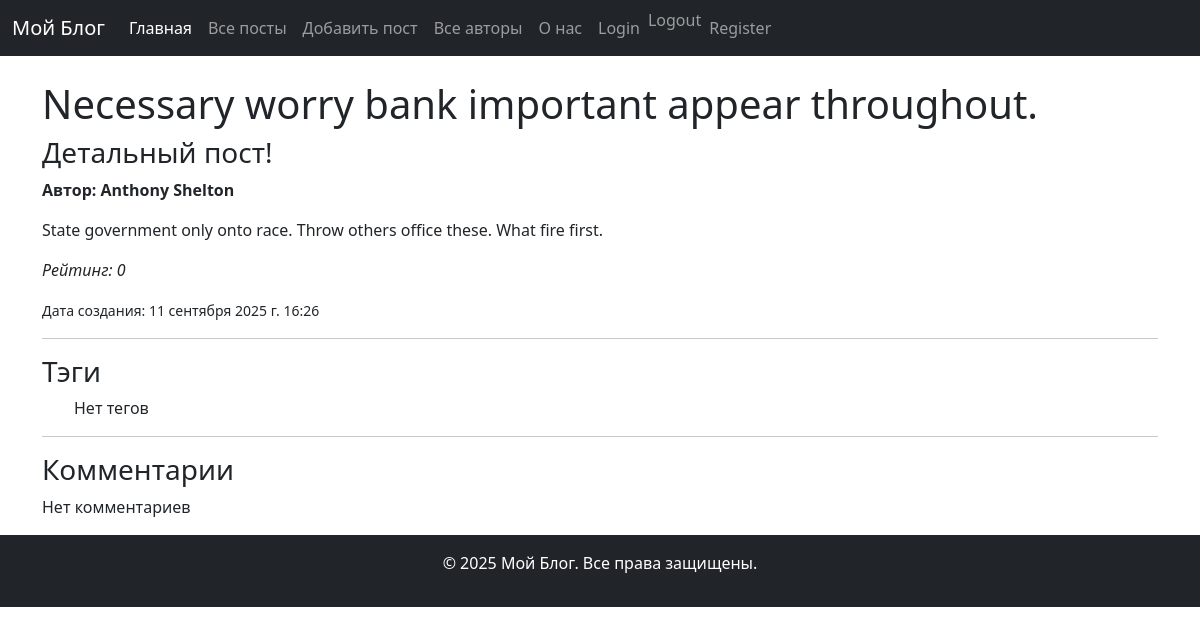
The app's page /posts/1/ with its own data.
### blog_app/models.py (models this page shows, shortened)
class Post(models.Model):
    title = models.CharField(max_length=100)
    content = models.TextField()
    created_at = models.DateTimeField(auto_now_add=True)
    author = models.ForeignKey('Author', on_delete=models.CASCADE, related_name='posts')
    rating = models.IntegerField(default=0)
    tags = models.ManyToManyField('Tag', related_name='posts')

class Author(models.Model):
    name = models.CharField(max_length=100)

### blog_app/views.py (the view)
# urls.py: path('posts/<int:pk>/', PostDetailView.as_view(), name='post_detail'),
class PostDetailView(DetailView):
    model = Post
    template_name = 'blog_app/post_detail.html'
    context_object_name = 'post'
    def get_context_data(self, **kwargs):
        context = super().get_context_data(**kwargs)
        context['description'] = 'Детальный пост!'
        return context

### blog_app/templates/blog_app/post_detail.html (shortened to what this page needs)
{% extends 'blog_app/base.html' %}
{% block content %}
    <h1>{{ post.title }}</h1>
    <h3>{{ description }}</h3>
    <p><b>Автор: {{ post.author.name }}</b></p>
    <p>{{ post.content }}</p>
    <p><i> Рейтинг: {{ post.rating }} </i></p>
    <small>Дата создания: {{ post.created_at }} </small>
    <hr>
    <h3>Тэги</h3>
    <ul>
        {% for tag in tags %}
            <li class="badge bg-primary text-white"> {{ tag.name}} </li>
        {% empty %}
            <p>Нет тегов</p>
        {% endfor %}
    </ul>
    <hr>
    <h3>Комментарии</h3>
    <ul class="list-group">
        {% for comment in comments %}
            <li class="list-group-item">
                <p><b> {{ comment.author.name}}</b></p>
                <p> {{ comment.text}}</p>
                <small><i> {{ comment.created_at}}</i></small>
            </li>
        {% empty %}
            <p>Нет комментариев</p>
        {% endfor %}
    </ul>
{% endblock %}

### records on screen
Post: title "Necessary worry bank important appear throughout.", author.name "Anthony Shelton", content "State government only onto race. Throw others office these. What fire first.", rating "0", created_at "11 сентября 2025 г. 16:26"

### other values on screen
{{ description }} "Детальный пост!"
